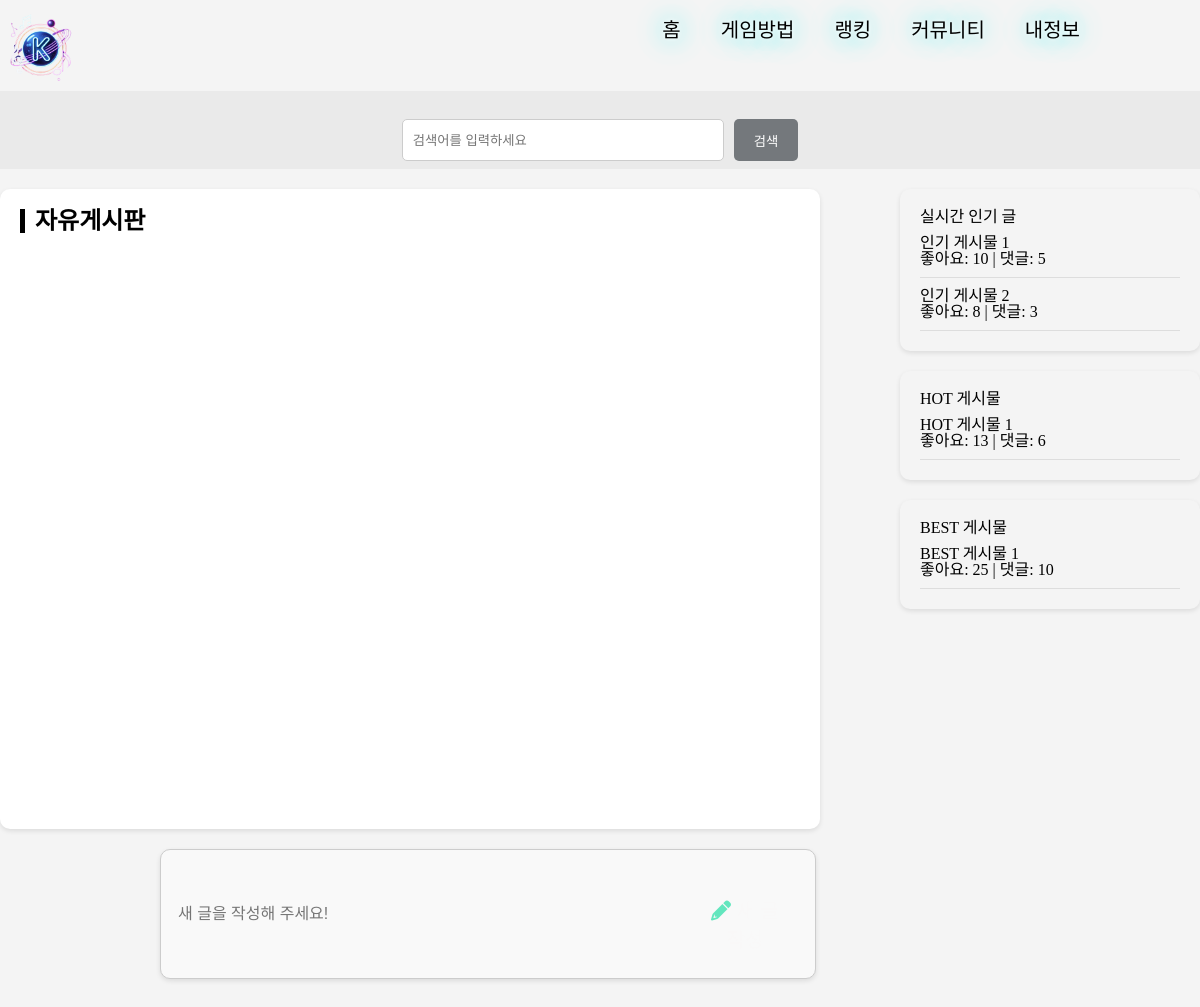
/comunity/, run on an earlier commit of the app's database.
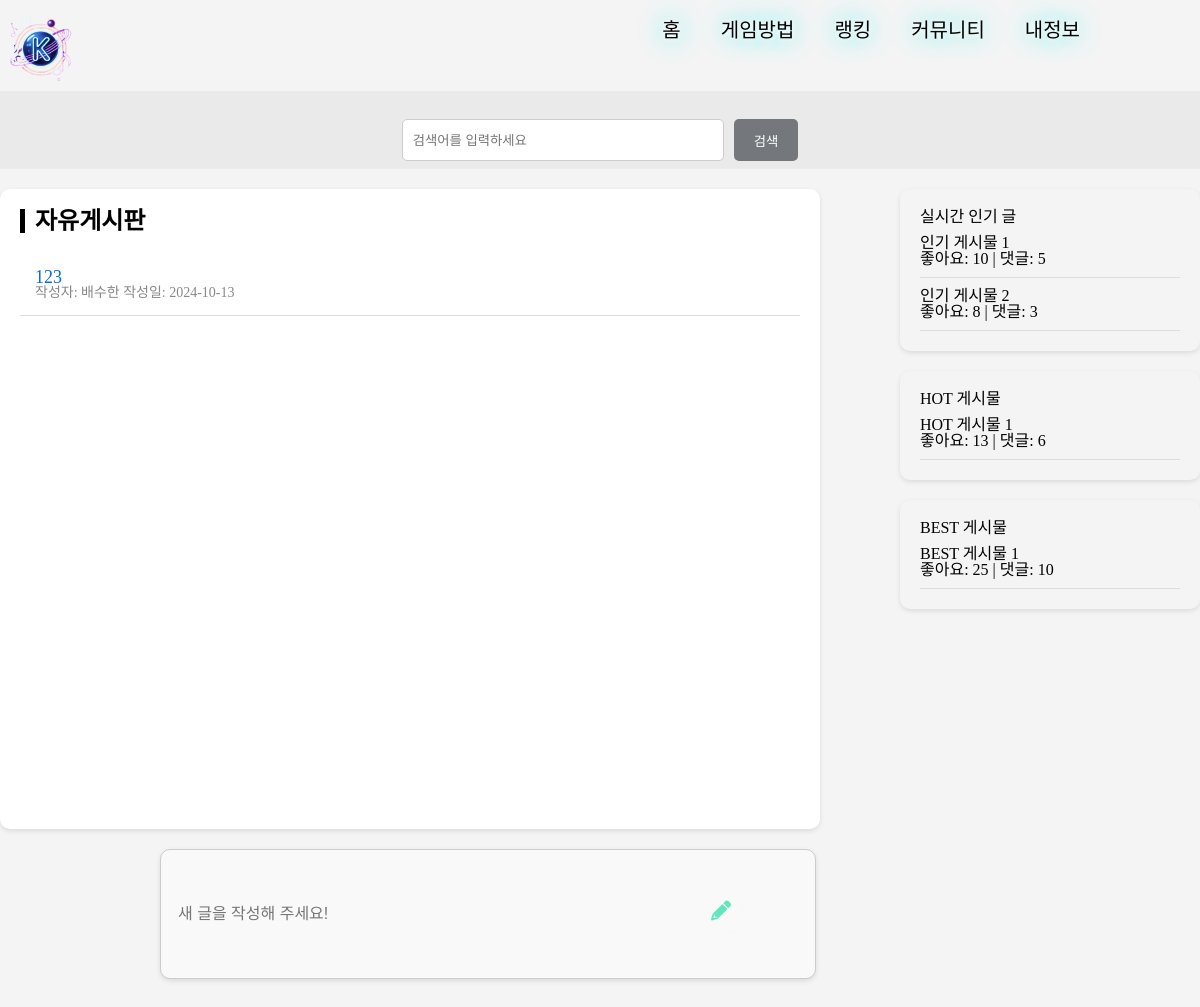
And on a later commit of the database.
### myapp/models.py (models this page shows, shortened)
class Post(models.Model):
    title = models.CharField(max_length=255)
    content = models.TextField()
    video = models.FileField(upload_to='videos/', null=True, blank=True)  # FileField 사용
    created_at = models.DateTimeField(auto_now_add=True)
    author = models.ForeignKey(Player, on_delete=models.CASCADE, related_name='posts')  # 작성자를 Player 모델의 nickname으로 설정

class Player(models.Model):
    GENDER_CHOICES = [
        ('M', '남자'),
        ('F', '여자'),
    ]
    nickname = models.CharField(max_length=100, primary_key=True)  # 닉네임을 primary_key로 설정
    gender = models.CharField(max_length=1, choices=GENDER_CHOICES, default='M')  # 성별 필드 추가, 기본값 M

### myapp/views.py (the view)
# urls.py: path('comunity/', views.comunity, name='comunity'),    # 커뮤니티 페이지
def comunity(request):
  posts = Post.objects.all() # 데이터베이스에서 모든 게시글 가져오기 ( Django 서버 측에서 데이터 가져오는곳임)
  return render(request, 'comunity.html', {'posts': posts})

### myapp/templates/comunity.html (shortened to what this page needs)
<!DOCTYPE html>
<html lang="en">
<head>
  {% load static %}
  <link rel="stylesheet" href="{% static 'css/reset.css' %}">
  <link rel="stylesheet" href="{% static 'css/main.css' %}">
  <link rel="stylesheet" href="https://cdnjs.cloudflare.com/ajax/libs/font-awesome/6.0.0-beta3/css/all.min.css">
</head>
<body>
  <div class="frame2">
    <nav class="header">
        <a href="{% url 'main' %}">
            <img src="{% static 'img/logo.png' %}" alt="로고">
        </a>
      <ul>
        <li><a href="{% url 'main' %}" class="neon-effect">홈</a></li>
        <li><a href="{% url 'gamerule' %}" class="neon-effect">게임방법</a></li>
        <li><a href="{% url 'rank' %}" class="neon-effect">랭킹</a></li>
        <li><a href="{% url 'comunity' %}" class="neon-effect">커뮤니티</a></li>
        <li><a href="{% url 'mypage' %}" class="neon-effect">내정보</a></li>
      </ul>
    </nav>
    <div class="search-bar">
        <input type="text" placeholder="검색어를 입력하세요">
        <button>검색</button>
    </div>
    <div class="container">
        <div class="main-content">
            <h2 class="board-title">자유게시판</h2>
            <div id="board-list" class="post-list">
              {% for post in posts %}
              <div class="post-item">
                <div class="post-title">
                  <a href="#" onclick="showPostDetail({{ post.id }})">{{ post.title }}</a>
                </div>
                <div class="post-info">
                    작성자: {{ post.author.nickname}}
                    작성일: {{ post.created_at|date:"Y-m-d" }}</div>
              </div>
              {% endfor %}
            </div>
        </div>
        <div class="right-sidebar">
            <div class="popular-posts">
                <h3>실시간 인기 글</h3>
                <div class="popular-post">
                    <div class="post-title">인기 게시물 1</div>
                    <div class="post-stats">좋아요: 10 | 댓글: 5</div>
                </div>
                <div class="popular-post">
                    <div class="post-title">인기 게시물 2</div>
                    <div class="post-stats">좋아요: 8 | 댓글: 3</div>
                </div>
            </div>
            <div class="popular-posts">
                <h3>HOT 게시물</h3>
                <div class="popular-post">
                    <div class="post-title">HOT 게시물 1</div>
                    <div class="post-stats">좋아요: 13 | 댓글: 6</div>
                </div>
            </div>
            <div class="popular-posts">
                <h3>BEST 게시물</h3>
                <div class="popular-post">
                    <div class="post-title">BEST 게시물 1</div>
                    <div class="post-stats">좋아요: 25 | 댓글: 10</div>
                </div>
            </div>
        </div>
    </div>
    <div class="new-post" id="new-post-section">
        <input type="text" placeholder="새 글을 작성해 주세요!" disabled />
        <button class="new-post-btn" onclick="window.location.href={% url 'write' %};">
            <i class="fa-solid fa-pencil" style="color: #63E6BE;"></i> 새 글 작성
        </button>
    </div>
    <div class="footer-space"></div>
    </div>
</body>
</html>

### myapp/static/css/main.css (style rules this page uses)
body { background-image: url('../img/background.jpg'); background-size: cover; background-position: center; background-attachment: fixed; background-repeat: no-repeat; height: 100vh; }
.frame2 { background-color: #f4f4f4; height: 150vh; }
.header { display: flex; flex-direction: row; justify-content: space-between; }
.header img { width: 80px; height: 80px; padding-top: 8px; }
.header ul { display: flex; flex-direction: row; }
.header ul li { list-style: none; display: inline-block; padding: 20px 20px; position: relative; }
.header ul li a { color: black; text-decoration: none; font-family: 'BagelFatOne-Regular'; font-size: 20px; }
.header ul li:nth-child(5) { margin-right: 100px; }
.header ul li::after { content: ''; width: 0; height: 3px; background: black; display: block; margin: auto; transition: width 0.4s ease-in-out, transform 0.4s ease-in-out; }
.neon-effect { text-shadow: 0 0 5px rgba(255, 255, 255, 0.8), 0 0 10px rgba(255, 255, 255, 0.7), 0 0 15px rgba(255, 255, 255, 0.6), 0 0 20px rgba(0, 255, 255, 0.5), 0 0 30px rgba(0, 255, 255, 0.4), 0 0 40px rgba(0, 255, 255, 0.3), 0 0 50px rgba(0, 255, 255, 0.2); }
.search-bar { display: flex; justify-content: center; padding: 8px; background-color: #eaeaea; }
.search-bar input { width: 300px; padding: 10px; border: 1px solid #ccc; border-radius: 5px; margin-right: 10px; height: 20px; margin-top: 20px; }
.search-bar button { padding: 10px 20px; background-color: #74787c; color: white; border: none; border-radius: 5px; }
.container { display: flex; justify-content: space-between; max-width: 1200px; margin: 20px auto; min-height: 80vh; }
.main-content { width: 65%; background-color: white; padding: 20px; border-radius: 10px; box-shadow: 0 2px 5px rgba(0, 0, 0, 0.1); }
.board-title { font-size: 24px; font-weight: bold; margin-bottom: 20px; border-left: 5px solid black; padding-left: 10px; }
.post-list { margin-top: 20px; }
.post-item { padding: 15px; border-bottom: 1px solid #ddd; }
.post-title a { text-decoration: none; font-size: 18px; color: #086dd8; }
.post-info { font-size: 14px; color: #888; }
.right-sidebar { width: 300px; display: flex; flex-direction: column; }
.popular-posts { background-color: #f4f4f4; padding: 20px; margin-bottom: 20px; border-radius: 10px; box-shadow: 0 2px 5px rgba(0, 0, 0, 0.1); }
.popular-post { padding: 10px 0; border-bottom: 1px solid #ddd; }
.new-post { width: 52%; display: flex; align-items: center; justify-content: space-between; padding: 15px; background-color: #f9f9f9; border: 1px solid #ccc; border-radius: 10px; margin-left: 160px; box-shadow: 0 2px 5px rgba(0, 0, 0, 0.1); }
.new-post input { border: none; background: none; width: 100%; font-size: 16px; color: #888; outline: none; }
.new-post-btn { font-size: 20px; background: none; border: none; cursor: pointer; padding: 10px; }
button { padding: 10px 15px; background-color: #6207c4; color: rgb(249, 248, 248); border: none; border-radius: 5px; cursor: pointer; margin-top: 20px; }
.footer-space { height: 200px; }

What changed in the data, as far as the page shows it:
added Post: title "123", author.nickname "배수한", created_at "2024-10-13"
